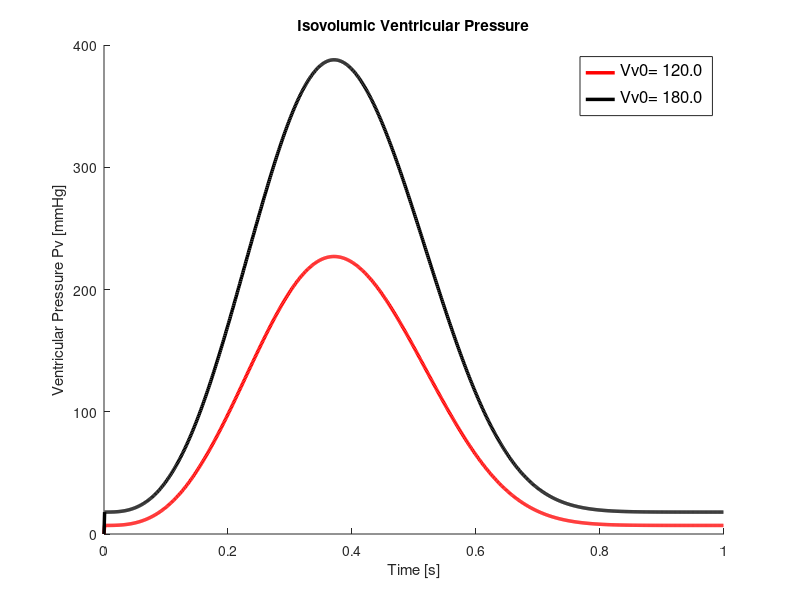

Here is the MATLAB script that generated this plot:
% 
%
% Compute isovolumic pressure using ventricle model
% adapted from the book Introduction to biomedical engineering JD Enderle JD Bronzino
% Chapt. 4 Biomechanics (4.7 Cardiovascular Dynamics) pp 203 Example Problem 4.15
%
% Initial conditions:
%
clc
clear all
delt = 0.001; % The iteration time step delta t
a = 7e-4;
b = 20.;
c = 2.5;
d = 80.;
tc = 0.264;
tp = 0.371;
tr = 0.299;
tb = 0.258;
alpha = 2.88;
Initial_Vv0 = [120 180]     %% Initial (end-diastolic) ventricular volume

pv = zeros(2, 1000)
for i=1:2
    Vv0 = Initial_Vv0(1,i)  %% Initial (end-diastolic) ventricular volume
    %
    % Compute intermediate term denominator
    % to simplify computations:
    %
    denom = ((1.-exp(-(tp/tc)^alpha))*exp(-((tp-tb)/tr)^alpha));
    %
    % Compute for initial time t=0 (MATLAB does not allow 0 index)
    %
    t(1) = 0.;
    Vv(1) = Vv0;
    edp = a*((Vv0 -b))^2;
    pdp = c*Vv0 - d;
    pp = pdp/denom;
    t1 = 0.; % Time step for first exponential
    t2 = 0.; % Time step for second exponential
    e1 = exp(-(t1/tc)^alpha);
    e2 = exp(-(t2/tr)^alpha);
    pv0 = edp+pp*((1.-e1)*e2);
    %
    % Main computation loop:
    %
    for j = 2:1000
        t(j) = t(j-1)+delt;
        Vv(j) = Vv(j-1);
        %
        edp = a*((Vv(j) -b))^2;
        pdp = c*Vv(j) - d;
        pp = pdp/denom;
        t1 = t(j);
        % Second exponential begins at t > tb
        t2 = t(j) - tb;
        if (t2 < 0.) ;
            t2 = 0.;
        end
        e1 = exp(-(t1/tc)^alpha);
        e2 = exp(-(t2/tr)^alpha);
        pv(i,j) = edp+pp*((1.-e1)*e2);
    end
    %%create also a legend for each graph
    lgnd{i} = sprintf("Vv0= %3.1f\n", Initial_Vv0(1,i))

end

hold on

%% Use red and black colors for the plots
plot(t,pv(1,:),' r', 'linewidth', 2.5)
plot(t,pv(2,:),' k', 'linewidth', 2.5)

%grid on
title('Isovolumic Ventricular Pressure')
xlabel('Time [s]')
ylabel('Ventricular Pressure Pv [mmHg]')

%% add a legend for each graph in the plot
legend (lgnd{1}, lgnd{2},"location", "northeast");                
set (legend, "fontsize", 12);
hold off
